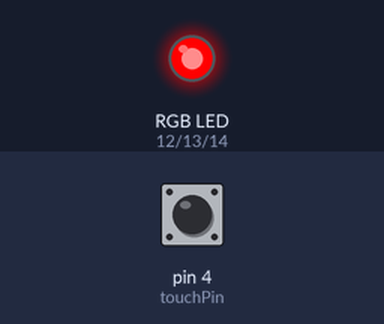
A sketch run on a simulated Arduino Uno, built with avr-gcc and run on an emulated ATmega328P. Shown: an RGB LED mixed from three pins (HIGH = lit). Inputs (shaded band) come from the test bench; at power-on: pin 4 (touchPin) LOW. Dim RGB values are drawn brighter than linear.

Above: at 1.2 s.
1.3 s: pin 4 (touchPin) pulled HIGH for 0.15 s
At 2.0 s:
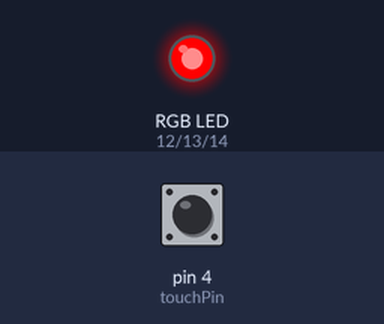
3.0 s: pin 4 (touchPin) pulled HIGH for 3.2 s
At 4.2 s:
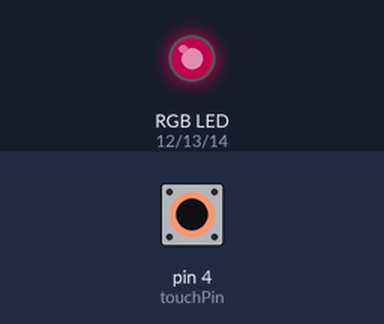
7.7 s: pin 4 (touchPin) pulled HIGH for 1 s
At 10.2 s:
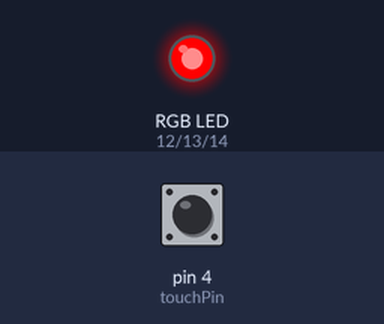
Timing chart, 0 to 11.7 s (numbered marks = the images above; inputs shaded):
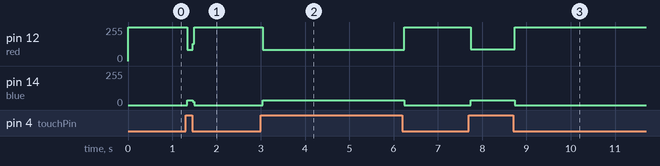

Measured:
- after the input at 1.3 s, pin 12 (red): 255/255 → 85/255 at once, → 255/255 0.12 s later; pin 14 (blue): 0/255 → 35/255 at once, → 0/255 0.12 s later
- after the input at 3.0 s, pin 12 (red): 255/255 → 85/255 at once, → 255/255 3.2 s later; pin 14 (blue): 0/255 → 35/255 at once, → 0/255 3.2 s later
- after the input at 7.7 s, pin 12 (red): 255/255 → 90/255 at once, → 255/255 1.0 s later; pin 14 (blue): 0/255 → 35/255 at once, → 0/255 1.0 s later

The sketch:

Touch-sensor.ino
```cpp
const int touchPin = 4;

const int blue = 14;
const int green = 13;
const int red = 12;

//setup pins
void setup() {
  pinMode(blue, OUTPUT);
  pinMode(red, OUTPUT);
  pinMode(green, OUTPUT);
  pinMode(touchPin, INPUT);
}

void loop(){
  //read touch sensor state
  int touchState = digitalRead(touchPin);

  //only interested in the HIGH signal
  if (touchState == HIGH) {
    digitalWrite(red, LOW);
    digitalWrite(green, LOW);
    digitalWrite(blue,HIGH);  //prende azul/ morado
  }
    digitalWrite(blue,LOW);
    digitalWrite(green, LOW);
    digitalWrite(red,HIGH); //
}
```
